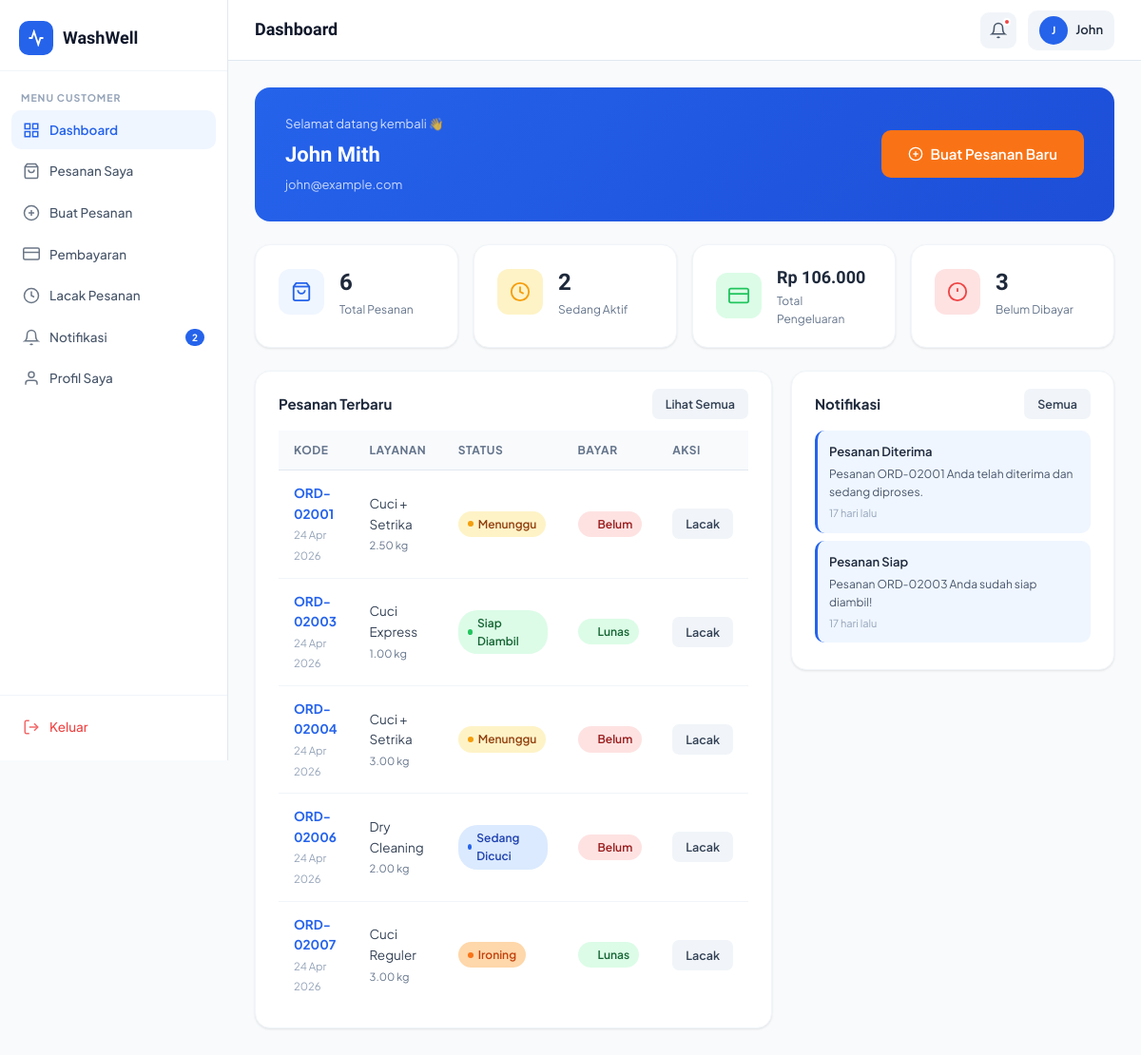
The page /customer/dashboard.php (signed in) on the database its author committed.
### tables this page shows
CREATE TABLE IF NOT EXISTS users (
    id         INT AUTO_INCREMENT PRIMARY KEY,
    name       VARCHAR(100) NOT NULL,
    email      VARCHAR(150) UNIQUE NOT NULL,
    password   VARCHAR(255) NOT NULL,
    phone      VARCHAR(20),
    address    TEXT,
    role       ENUM('customer','admin') DEFAULT 'customer',
    created_at TIMESTAMP DEFAULT CURRENT_TIMESTAMP,
    updated_at TIMESTAMP DEFAULT CURRENT_TIMESTAMP ON UPDATE CURRENT_TIMESTAMP
);

CREATE TABLE IF NOT EXISTS orders (
    id              INT AUTO_INCREMENT PRIMARY KEY,
    order_code      VARCHAR(20) UNIQUE NOT NULL,
    user_id         INT NOT NULL,
    service_id      INT NOT NULL,
    weight          DECIMAL(5,2) DEFAULT 1.00,
    amount          DECIMAL(10,2) NOT NULL,
    status          ENUM('pending','washing','drying','ironing','ready_pickup','ready_deliver','done','cancelled') DEFAULT 'pending',
    pickup_date     DATE,
    delivery_date   DATE,
    notes           TEXT,
    delivery_type   ENUM('pickup','delivery') DEFAULT 'pickup',
    delivery_address TEXT,
    driver_name     VARCHAR(100),
    driver_phone    VARCHAR(20),
    delivery_status ENUM('pending','on_way','arrived') DEFAULT 'pending',
    payment_status  ENUM('unpaid','paid') DEFAULT 'unpaid',
    payment_method  ENUM('cash','transfer','e-wallet') DEFAULT 'cash',
    created_at      TIMESTAMP DEFAULT CURRENT_TIMESTAMP,
    updated_at      TIMESTAMP DEFAULT CURRENT_TIMESTAMP ON UPDATE CURRENT_TIMESTAMP,
    FOREIGN KEY (user_id)    REFERENCES users(id) ON DELETE CASCADE,
    FOREIGN KEY (service_id) REFERENCES services(id)
);

CREATE TABLE IF NOT EXISTS services (
    id                  INT AUTO_INCREMENT PRIMARY KEY,
    name                VARCHAR(100) NOT NULL,
    description         TEXT,
    price_per_kg        DECIMAL(10,2) NOT NULL,
    unit_type           ENUM('kg','item') NOT NULL DEFAULT 'kg',
    requires_cloth_type TINYINT(1) DEFAULT 0,
    duration_hours      INT DEFAULT 24,
    is_active           TINYINT(1) DEFAULT 1,
    created_at          TIMESTAMP DEFAULT CURRENT_TIMESTAMP
);

CREATE TABLE IF NOT EXISTS notifications (
    id         INT AUTO_INCREMENT PRIMARY KEY,
    user_id    INT NOT NULL,
    title      VARCHAR(200) NOT NULL,
    message    TEXT NOT NULL,
    is_read    TINYINT(1) DEFAULT 0,
    created_at TIMESTAMP DEFAULT CURRENT_TIMESTAMP,
    FOREIGN KEY (user_id) REFERENCES users(id) ON DELETE CASCADE
);

### customer/dashboard.php (the view, shortened to what the rows shown need)
<?php
require_once '../includes/auth.php';
$db = getDB();
$user = getCurrentUser();
$uid = (int)$user['id'];
$activeOrders  = $db->query("SELECT COUNT(*) as c FROM orders WHERE user_id=$uid AND status IN ('pending','in_progress','ready')")->fetch_assoc()['c'];
$recentOrders = $db->query("SELECT o.*, s.name as service_name FROM orders o JOIN services s ON o.service_id=s.id WHERE o.user_id=$uid ORDER BY o.created_at DESC LIMIT 5");
$notifs = $db->query("SELECT * FROM notifications WHERE user_id=$uid AND is_read=0 ORDER BY created_at DESC LIMIT 3");
$statusLabels = [
    'pending'      => 'Menunggu',
    'in_progress'  => 'Diproses',
    'washing'      => 'Sedang Dicuci',
    'drying'       => 'Sedang Dikeringkan',
    'ready_pickup' => 'Siap Diambil',
    'ready'        => 'Siap Diambil',
    'delivered'    => 'Terkirim',
    'cancelled'    => 'Dibatalkan',
];
?>
<!DOCTYPE html>
<html lang="id">
<head>
<link rel="stylesheet" href="../assets/css/style.css">
</head>
<body>
<div class="app-layout">
    <?php require_once('../customer/sidebar.php'); ?>
    <div class="main-content">
        <header class="topbar">
            <div class="topbar-right">
                <a href="profile.php" style="display:flex;align-items:center;gap:8px;padding:6px 12px;border-radius:10px;background:var(--gray-100);text-decoration:none;">
                    <div class="avatar avatar-sm"><?= strtoupper(substr($user['name'],0,1)) ?></div>
                    <span style="font-size:13px;font-weight:600"><?= htmlspecialchars(explode(' ',$user['name'])[0]) ?></span>
                </a>
            </div>
        </header>
        <main class="page-content">
            <div style="background:linear-gradient(135deg,#2563EB,#1D4ED8);border-radius:16px;padding:28px 32px;margin-bottom:24px;color:white;display:flex;align-items:center;justify-content:space-between;flex-wrap:wrap;gap:16px;">
                <div>
                    <div style="font-size:13px;opacity:0.8;margin-bottom:4px;">Selamat datang kembali 👋</div>
                    <div style="font-family:'Sora',sans-serif;font-size:22px;font-weight:700;"><?= htmlspecialchars($user['name']) ?></div>
                    <div style="font-size:13px;opacity:0.75;margin-top:4px;"><?= htmlspecialchars($user['email']) ?></div>
                </div>
            </div>
            <div style="display:grid;grid-template-columns:repeat(auto-fit,minmax(180px,1fr));gap:16px;margin-bottom:24px;">
                <div class="card">
                    <div class="card-body" style="display:flex;align-items:center;gap:16px;">
                        <div>
                            <div style="font-size:24px;font-weight:800;font-family:'Sora',sans-serif;"><?= $activeOrders ?></div>
                            <div style="font-size:12px;color:var(--gray-500);">Sedang Aktif</div>
                        </div>
                    </div>
                </div>
            </div>
            <div style="display:grid;grid-template-columns:1fr 340px;gap:20px;flex-wrap:wrap;">
                <div class="card">
                    <div class="card-body" style="padding-top:12px;">
                        <?php if ($recentOrders->num_rows === 0): ?>
                        <div style="text-align:center;padding:40px 0;color:var(--gray-400);">
                            <svg width="40" height="40" viewBox="0 0 24 24" fill="none" stroke="currentColor" stroke-width="1.5" style="margin-bottom:10px;opacity:0.4;"><path d="M6 2L3 6v14a2 2 0 0 0 2 2h14a2 2 0 0 0 2-2V6l-3-4z"/><line x1="3" y1="6" x2="21" y2="6"/><path d="M16 10a4 4 0 0 1-8 0"/></svg>
                            <p style="font-size:13px;">Belum ada pesanan</p>
                            <a href="new_order.php" class="btn btn-primary btn-sm" style="margin-top:10px;">Buat Pesanan</a>
                        </div>
                        <?php else: ?>
                        <div class="table-wrapper">
                        <table>
                            <thead><tr><th>Kode</th><th>Layanan</th><th>Status</th><th>Bayar</th><th>Aksi</th></tr></thead>
                            <tbody>
                            <?php while($o = $recentOrders->fetch_assoc()): ?>
                            <tr>
                                <td><span style="font-weight:700;color:var(--primary)"><?= htmlspecialchars($o['order_code']) ?></span><br><small style="color:var(--gray-400)"><?= date('d M Y',strtotime($o['created_at'])) ?></small></td>
                                <td><?= htmlspecialchars($o['service_name']) ?><br><small style="color:var(--gray-500)"><?= $o['weight'] ?> kg</small></td>
                                <td><span class="badge badge-<?= $o['status'] ?>"><?= $statusLabels[$o['status']] ?? ucfirst(str_replace('_',' ',$o['status'])) ?></span></td>
                                <td><span class="badge badge-<?= $o['payment_status'] ?>"><?= $o['payment_status']==='paid'?'Lunas':'Belum' ?></span></td>
                                <td><a href="tracking.php?order=<?= $o['order_code'] ?>" class="btn btn-ghost btn-sm">Lacak</a></td>
                            </tr>
                            <?php endwhile; ?>
                            </tbody>
                        </table>
                        </div>
                        <?php endif; ?>
                    </div>
                </div>
                <div class="card" style="align-self:start;">
                    <div class="card-body" style="padding-top:12px;">
                        <?php if ($notifs->num_rows === 0): ?>
                        <div style="text-align:center;padding:24px 0;color:var(--gray-400);font-size:13px;">Tidak ada notifikasi baru</div>
                        <?php else: ?>
                        <?php while($n = $notifs->fetch_assoc()): ?>
                        <div style="padding:12px;border-radius:10px;background:var(--primary-bg);margin-bottom:8px;border-left:3px solid var(--primary);">
                            <div style="font-size:13px;font-weight:600;color:var(--gray-800);margin-bottom:3px;"><?= htmlspecialchars($n['title']) ?></div>
                            <div style="font-size:12px;color:var(--gray-600);"><?= htmlspecialchars($n['message']) ?></div>
                            <div style="font-size:11px;color:var(--gray-400);margin-top:4px;"><?= timeAgo($n['created_at']) ?></div>
                        </div>
                        <?php endwhile; ?>
                        <?php endif; ?>
                    </div>
                </div>
            </div>
        </main>
    </div>
</div>
</body>
</html>

### customer/sidebar.php (shortened to what the rows shown need)
<?php
$currentUser = getCurrentUser();
$notifCount = getUnreadNotifs($currentUser['id']);
$currentPage = basename($_SERVER['PHP_SELF'], '.php');
$navItems = [
    ['page'=>'dashboard','icon'=>'<svg width="18" height="18" viewBox="0 0 24 24" fill="none" stroke="currentColor" stroke-width="2"><rect x="3" y="3" width="7" height="7"/><rect x="14" y="3" width="7" height="7"/><rect x="3" y="14" width="7" height="7"/><rect x="14" y="14" width="7" height="7"/></svg>','label'=>'Dashboard','url'=>'dashboard.php'],
    ['page'=>'orders','icon'=>'<svg width="18" height="18" viewBox="0 0 24 24" fill="none" stroke="currentColor" stroke-width="2"><path d="M6 2L3 6v14a2 2 0 0 0 2 2h14a2 2 0 0 0 2-2V6l-3-4z"/><line x1="3" y1="6" x2="21" y2="6"/><path d="M16 10a4 4 0 0 1-8 0"/></svg>','label'=>'Pesanan Saya','url'=>'orders.php'],
    ['page'=>'new_order','icon'=>'<svg width="18" height="18" viewBox="0 0 24 24" fill="none" stroke="currentColor" stroke-width="2"><circle cx="12" cy="12" r="10"/><line x1="12" y1="8" x2="12" y2="16"/><line x1="8" y1="12" x2="16" y2="12"/></svg>','label'=>'Buat Pesanan','url'=>'new_order.php'],
    ['page'=>'payments','icon'=>'<svg width="18" height="18" viewBox="0 0 24 24" fill="none" stroke="currentColor" stroke-width="2"><rect x="1" y="4" width="22" height="16" rx="2" ry="2"/><line x1="1" y1="10" x2="23" y2="10"/></svg>','label'=>'Pembayaran','url'=>'payments.php'],
    ['page'=>'tracking','icon'=>'<svg width="18" height="18" viewBox="0 0 24 24" fill="none" stroke="currentColor" stroke-width="2"><circle cx="12" cy="12" r="10"/><polyline points="12 6 12 12 16 14"/></svg>','label'=>'Lacak Pesanan','url'=>'tracking.php'],
    ['page'=>'notifications','icon'=>'<svg width="18" height="18" viewBox="0 0 24 24" fill="none" stroke="currentColor" stroke-width="2"><path d="M18 8A6 6 0 0 0 6 8c0 7-3 9-3 9h18s-3-2-3-9"/><path d="M13.73 21a2 2 0 0 1-3.46 0"/></svg>','label'=>'Notifikasi','url'=>'notifications.php'],
    ['page'=>'profile','icon'=>'<svg width="18" height="18" viewBox="0 0 24 24" fill="none" stroke="currentColor" stroke-width="2"><path d="M20 21v-2a4 4 0 0 0-4-4H8a4 4 0 0 0-4 4v2"/><circle cx="12" cy="7" r="4"/></svg>','label'=>'Profil Saya','url'=>'profile.php'],
];
?>
<aside class="sidebar" id="sidebar">
    <nav class="sidebar-nav">
        <?php foreach ($navItems as $item): ?>
        <a href="<?= $item['url'] ?>" class="nav-item <?= $currentPage === $item['page'] ? 'active' : '' ?>">
            <?= $item['icon'] ?>
            <?= $item['label'] ?>
            <?php if ($item['page']==='notifications' && $notifCount > 0): ?>
            <span class="nav-badge"><?= $notifCount ?></span>
            <?php endif; ?>
        </a>
        <?php endforeach; ?>
    </nav>
</aside>

### rows shown on the page
users: id "2", name "J", name "John", name "John Mith", email "john@example.com"
orders: order_code "ORD-02001", created_at "24 Apr 2026", service.name "Cuci + Setrika", weight "2.50", status "Menunggu", payment_status "Belum"
orders: order_code "ORD-02003", created_at "24 Apr 2026", service.name "Cuci Express", weight "1.00", status "Siap Diambil", payment_status "Lunas"
orders: order_code "ORD-02004", created_at "24 Apr 2026", service.name "Cuci + Setrika", weight "3.00", status "Menunggu", payment_status "Belum"
orders: order_code "ORD-02006", created_at "24 Apr 2026", service.name "Dry Cleaning", weight "2.00", status "Sedang Dicuci", payment_status "Belum"
orders: order_code "ORD-02007", created_at "24 Apr 2026", service.name "Cuci Reguler", weight "3.00", status "Ironing", payment_status "Lunas"
notifications: title "Pesanan Diterima", message "Pesanan ORD-02001 Anda telah diterima dan sedang diproses.", created_at "17 hari lalu"
notifications: title "Pesanan Siap", message "Pesanan ORD-02003 Anda sudah siap diambil!", created_at "17 hari lalu"

### other values the page prints
$item['label'] "Dashboard"
$item['label'] "Pesanan Saya"
$item['label'] "Buat Pesanan"
$item['label'] "Pembayaran"
$item['label'] "Lacak Pesanan"
$item['label'] "Notifikasi"
$item['label'] "Profil Saya"
$totalOrders "6"
formatRupiah($totalSpent) "Rp 106.000"
$unpaidOrders "3"
